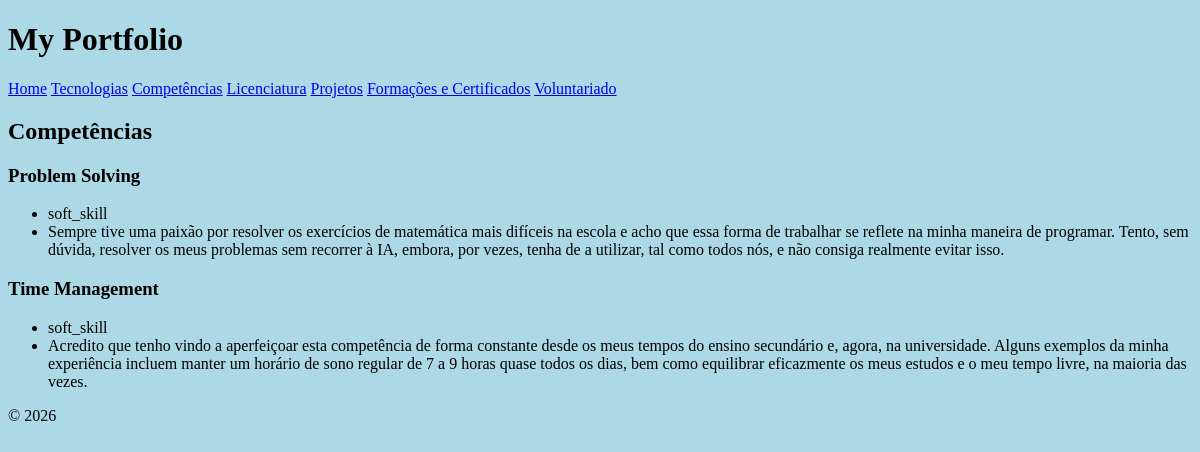
Before: /competencias/ with the older database file.
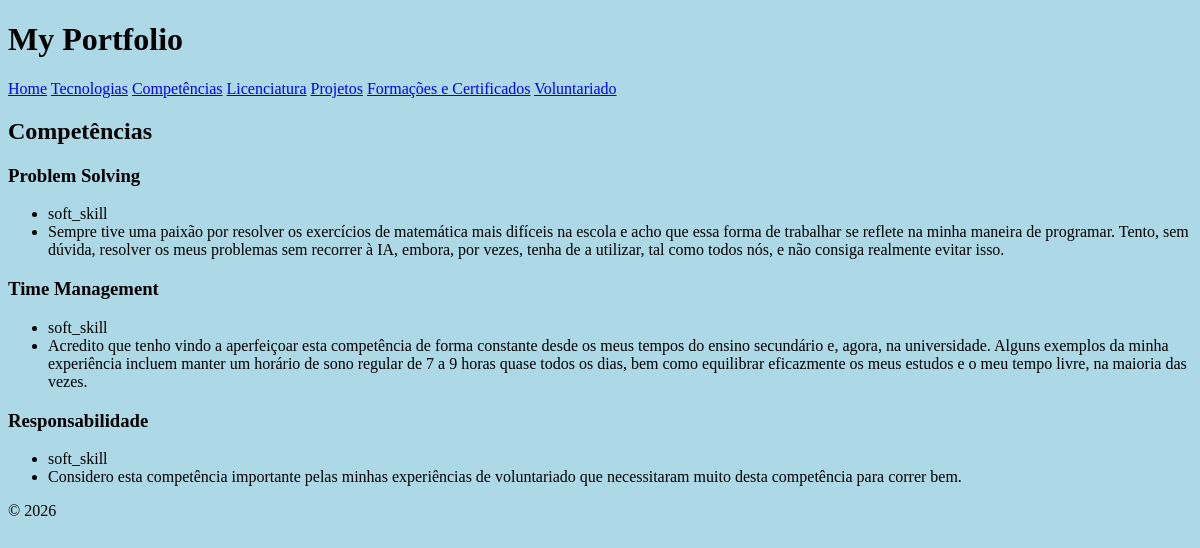
After: the same page with the newer database file.
### portfolio/models.py (models this page shows, shortened)
class Competencia(models.Model):
    TIPO_CHOICES = [
        ('soft_skill', 'Soft Skill'),
        ('tecnologia', 'Tecnologia'),
        ('hard_skill', 'Hard Skill'),
    ]
    nome = models.CharField(max_length=100)
    tipo = models.CharField(max_length=20, choices=TIPO_CHOICES)
    descricao = models.TextField()

### portfolio/views.py (the view)
# urls.py: path('competencias/',views.competencias_view, name="competencias"),
def competencias_view(request):
    competencias = Competencia.objects.all()
    return render(request,'portfolio/competencias.html',{'competencias':competencias} )

### portfolio/templates/portfolio/competencias.html
{% extends "portfolio/index.html" %}
{% block content %}
    <h2>Competências</h2>
    <div>
        <section>
        {% for competencia in competencias %}
        <article>
            <header>
                <h3>{{ competencia.nome }}</h3>
            </header>
            <section>
                <ul>
                    <li>{{competencia.tipo}}</li>
                    <li>{{competencia.descricao}}</li>
                </ul>
            </section>
        </article>
        {% endfor %}
        </section>
    </div>
{% endblock %}

Changed rows visible on the page:
added Competencia: nome "Responsabilidade", tipo "soft_skill", descricao "Considero esta competência importante pelas minhas experiências de voluntariado que necessitaram muito desta competência para correr bem."
